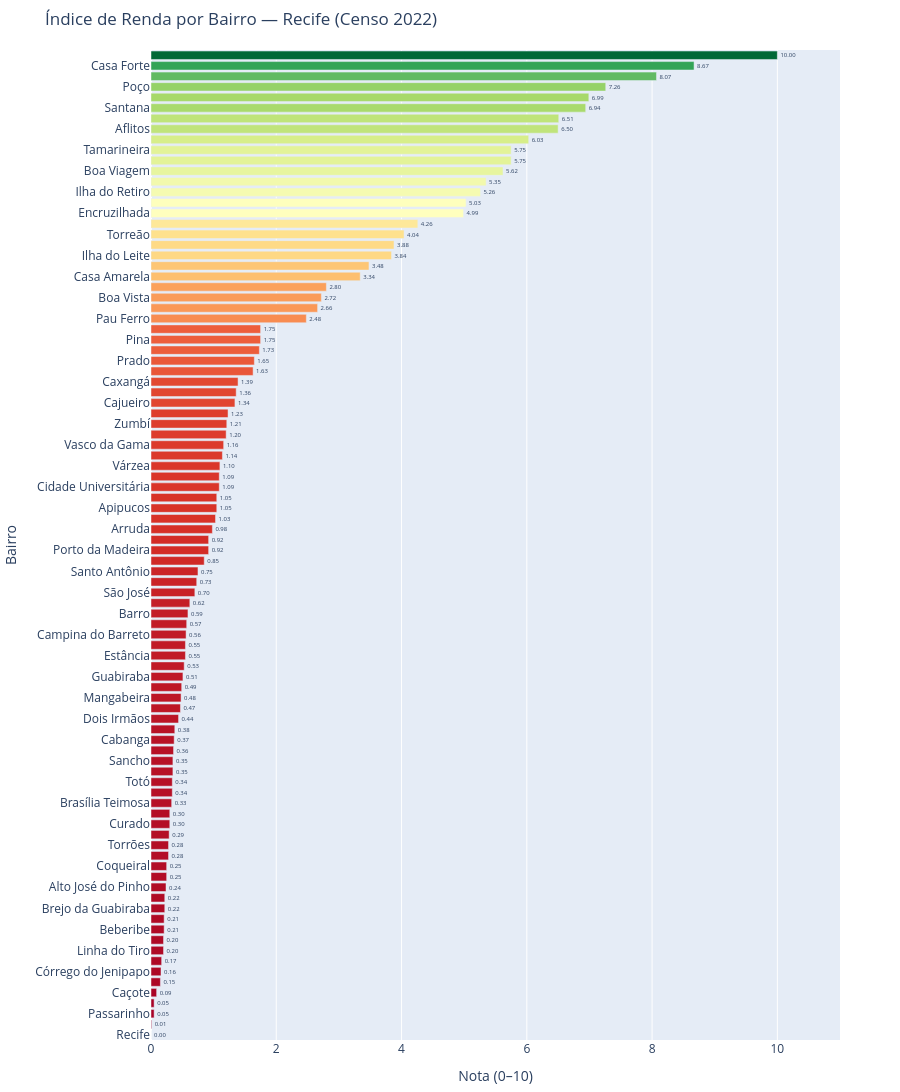

The notebook cell this image was saved under:
### Code cell
fig3 = px.bar(
    notas_exibir.sort_values('nota_dimensao'),
    x='nota_dimensao',
    y='NM_BAIRRO',
    orientation='h',
    color='nota_dimensao',
    color_continuous_scale='RdYlGn',
    range_color=[0, 10],
    text='nota_dimensao',
    hover_data={'renda_media': ':,.2f', 'pct_pobreza': ':.1f'},
    labels={
        'nota_dimensao': 'Nota (0–10)',
        'NM_BAIRRO':     'Bairro',
        'renda_media':   'Renda Média (R$)',
        'pct_pobreza':   '% em Pobreza',
    },
    title='Índice de Renda por Bairro — Recife (Censo 2022)',
    height=1800,
)

fig3.update_traces(texttemplate='%{text:.2f}', textposition='outside')
fig3.update_layout(
    margin=dict(l=10, r=60, t=50, b=10),
    showlegend=False,
    coloraxis_showscale=False,
    xaxis=dict(range=[0, 11], title='Nota (0–10)'),
)

fig3.show()

### Figure 1 — Plotly figure (JSON) as saved in the notebook; plotly's stock layout.template omitted (floating-point values rounded to 4 significant figures; data arrays with more than 128 entries replaced by an {"elided": "..."} marker saying what was removed)
{"data": [{"alignmentgroup": "True", "customdata": {"elided": "94x2 float values"}, "hovertemplate": "Nota (0–10)=%{marker.color}<br>Bairro=%{y}<br>Renda Média (R$)=%{customdata[0]:,.2f}<br>% em Pobreza=%{customdata[1]:.1f}<extra></extra>", "legendgroup": "", "marker": {"color": [0, 0.01, 0.05, 0.05, 0.09, 0.15, 0.16, 0.17, 0.2, 0.2, 0.21, 0.21, 0.22, 0.22, 0.24, 0.25, 0.25, 0.28, 0.28, 0.29, 0.3, 0.3, 0.33, 0.34, 0.34, 0.35, 0.35, 0.36, 0.37, 0.38, 0.44, 0.47, 0.48, 0.49, 0.51, 0.53, 0.55, 0.55, 0.56, 0.57, 0.59, 0.62, 0.7, 0.73, 0.75, 0.85, 0.92, 0.92, 0.98, 1.03, 1.05, 1.05, 1.09, 1.09, 1.1, 1.14, 1.16, 1.2, 1.21, 1.23, 1.34, 1.36, 1.39, 1.63, 1.65, 1.73, 1.75, 1.75, 2.48, 2.66, 2.72, 2.8, 3.34, 3.48, 3.84, 3.88, 4.04, 4.26, 4.99, 5.03, 5.26, 5.35, 5.62, 5.75, 5.75, 6.03, 6.5, 6.51, 6.94, 6.99, 7.26, 8.07, 8.67, 10], "coloraxis": "coloraxis", "pattern": {"shape": ""}}, "name": "", "offsetgroup": "", "orientation": "h", "showlegend": false, "text": [0, 0.01, 0.05, 0.05, 0.09, 0.15, 0.16, 0.17, 0.2, 0.2, 0.21, 0.21, 0.22, 0.22, 0.24, 0.25, 0.25, 0.28, 0.28, 0.29, 0.3, 0.3, 0.33, 0.34, 0.34, 0.35, 0.35, 0.36, 0.37, 0.38, 0.44, 0.47, 0.48, 0.49, 0.51, 0.53, 0.55, 0.55, 0.56, 0.57, 0.59, 0.62, 0.7, 0.73, 0.75, 0.85, 0.92, 0.92, 0.98, 1.03, 1.05, 1.05, 1.09, 1.09, 1.1, 1.14, 1.16, 1.2, 1.21, 1.23, 1.34, 1.36, 1.39, 1.63, 1.65, 1.73, 1.75, 1.75, 2.48, 2.66, 2.72, 2.8, 3.34, 3.48, 3.84, 3.88, 4.04, 4.26, 4.99, 5.03, 5.26, 5.35, 5.62, 5.75, 5.75, 6.03, 6.5, 6.51, 6.94, 6.99, 7.26, 8.07, 8.67, 10], "textposition": "outside", "texttemplate": "%{text:.2f}", "type": "bar", "x": [0, 0.01, 0.05, 0.05, 0.09, 0.15, 0.16, 0.17, 0.2, 0.2, 0.21, 0.21, 0.22, 0.22, 0.24, 0.25, 0.25, 0.28, 0.28, 0.29, 0.3, 0.3, 0.33, 0.34, 0.34, 0.35, 0.35, 0.36, 0.37, 0.38, 0.44, 0.47, 0.48, 0.49, 0.51, 0.53, 0.55, 0.55, 0.56, 0.57, 0.59, 0.62, 0.7, 0.73, 0.75, 0.85, 0.92, 0.92, 0.98, 1.03, 1.05, 1.05, 1.09, 1.09, 1.1, 1.14, 1.16, 1.2, 1.21, 1.23, 1.34, 1.36, 1.39, 1.63, 1.65, 1.73, 1.75, 1.75, 2.48, 2.66, 2.72, 2.8, 3.34, 3.48, 3.84, 3.88, 4.04, 4.26, 4.99, 5.03, 5.26, 5.35, 5.62, 5.75, 5.75, 6.03, 6.5, 6.51, 6.94, 6.99, 7.26, 8.07, 8.67, 10], "xaxis": "x", "y": ["Recife", "Ilha Joana Bezerra", "Passarinho", "Peixinhos", "Caçote", "Alto Santa Terezinha", "Córrego do Jenipapo", "Dois Unidos", "Linha do Tiro", "Brejo de Beberibe", "Beberibe", "Nova Descoberta", "Brejo da Guabiraba", "Alto José Bonifácio", "Alto José do Pinho", "Coelhos", "Coqueiral", "Morro da Conceição", "Torrões", "Água Fria", "Curado", "Mangueira", "Brasília Teimosa", "Ibura", "Totó", "Bomba do Hemetério", "Sancho", "Jordão", "Cabanga", "Mustardinha", "Dois Irmãos", "Sítio dos Pintos - São Brás", "Mangabeira", "Jiquiá", "Guabiraba", "Macaxeira", "Estância", "Afogados", "Campina do Barreto", "Cohab", "Barro", "Alto do Mandu", "São José", "Fundão", "Santo Antônio", "Bongi", "Porto da Madeira", "Areias", "Arruda", "Campo Grande", "Apipucos", "San Martin", "Cidade Universitária", "Jardim São Paulo", "Várzea", "Iputinga", "Vasco da Gama", "Ipsep", "Zumbí", "Tejipió", "Cajueiro", "Engenho do Meio", "Caxangá", "Santo Amaro", "Prado", "Imbiribeira", "Pina", "Cordeiro", "Pau Ferro", "Soledade", "Boa Vista", "Hipódromo", "Casa Amarela", "Paissandu", "Ilha do Leite", "Torre", "Torreão", "Ponto de Parada", "Encruzilhada", "Madalena", "Ilha do Retiro", "Derby", "Boa Viagem", "Espinheiro", "Tamarineira", "Rosarinho", "Aflitos", "Monteiro", "Santana", "Graças", "Poço", "Parnamirim", "Casa Forte", "Jaqueira"], "yaxis": "y"}], "layout": {"barmode": "relative", "coloraxis": {"cmax": 10, "cmin": 0, "colorbar": {"title": {"text": "Nota (0–10)"}}, "colorscale": [[0, "rgb(165,0,38)"], [0.1, "rgb(215,48,39)"], [0.2, "rgb(244,109,67)"], [0.3, "rgb(253,174,97)"], [0.4, "rgb(254,224,139)"], [0.5, "rgb(255,255,191)"], [0.6, "rgb(217,239,139)"], [0.7, "rgb(166,217,106)"], [0.8, "rgb(102,189,99)"], [0.9, "rgb(26,152,80)"], [1, "rgb(0,104,55)"]], "showscale": false}, "height": 1800, "legend": {"tracegroupgap": 0}, "margin": {"b": 10, "l": 10, "r": 60, "t": 50}, "showlegend": false, "title": {"text": "Índice de Renda por Bairro — Recife (Censo 2022)"}, "xaxis": {"anchor": "y", "domain": [0, 1], "range": [0, 11], "title": {"text": "Nota (0–10)"}}, "yaxis": {"anchor": "x", "domain": [0, 1], "title": {"text": "Bairro"}}}}
